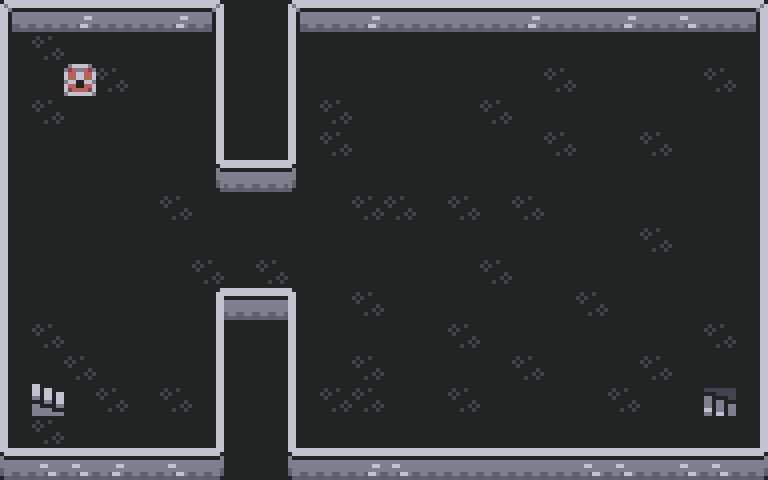

The image is a tile-based game level rendered from a .tmx file. Its description and complete source (layers, tilesets, objects, tile grids) follow:
An orthogonal 24x15 tile map with 32x32 px tiles, 2 tile layers (Base Level, Level Items) and 13 objects (6x wall, mob_spawn, chest, exit, player_spawn).

<map version="1.5" tiledversion="1.7.2" orientation="orthogonal" renderorder="right-down" width="24" height="15" tilewidth="32" tileheight="32" infinite="0" nextlayerid="8" nextobjectid="25">
 <tileset firstgid="1" name="Basic" tilewidth="32" tileheight="32" spacing="4" tilecount="154" columns="14">
  <image source="../colored_tilemap.png" width="500" height="392" />
 </tileset>
 <layer id="2" name="Base Level" width="24" height="15">
  <data encoding="csv">
1,2,60,2,2,60,4,16,16,1,2,60,2,2,2,2,60,2,2,60,2,59,2,4,
15,61,16,16,16,16,18,16,16,15,16,16,16,16,16,16,16,16,16,16,16,16,16,18,
15,16,16,61,16,16,18,16,16,15,16,16,16,16,16,16,16,61,16,16,16,16,61,18,
15,61,16,16,16,16,18,16,16,15,61,16,16,16,16,61,16,16,16,16,16,16,16,18,
15,16,16,16,16,16,18,16,16,15,61,16,16,16,16,16,16,61,16,16,61,16,16,18,
15,16,16,16,16,16,43,2,2,44,16,16,16,16,16,16,16,16,16,16,16,16,16,18,
15,16,16,16,16,61,16,16,16,16,16,61,61,16,61,16,61,16,16,16,16,16,16,18,
15,16,16,16,16,16,16,16,16,16,16,16,16,16,16,16,16,16,16,16,61,16,16,18,
15,16,16,16,16,16,61,16,61,16,16,16,16,16,16,61,16,16,16,16,16,16,16,18,
15,16,16,16,16,16,45,2,2,46,16,61,16,16,16,16,16,16,61,16,16,16,16,18,
15,61,16,16,16,16,18,16,16,15,16,16,16,16,61,16,16,16,16,16,16,16,61,18,
15,16,61,16,16,16,18,16,16,15,16,61,16,16,16,16,61,16,16,16,61,16,16,18,
15,16,16,61,16,61,18,16,16,15,61,61,16,16,61,16,16,16,16,61,16,16,61,18,
15,61,16,16,16,16,18,16,16,15,16,16,16,16,16,16,16,16,16,16,16,16,16,18,
29,59,59,60,2,59,32,16,16,29,2,60,59,2,2,2,2,2,59,59,2,59,59,32
</data>
 </layer>
 <layer id="5" name="Level Items" width="24" height="15">
  <data encoding="csv">
0,0,0,0,0,0,0,0,0,0,0,0,0,0,0,0,0,0,0,0,0,0,0,0,
0,0,0,0,0,0,0,0,0,0,0,0,0,0,0,0,0,0,0,0,0,0,0,0,
0,0,52,0,0,0,0,0,0,0,0,0,0,0,0,0,0,0,0,0,0,0,0,0,
0,0,0,0,0,0,0,0,0,0,0,0,0,0,0,0,0,0,0,0,0,0,0,0,
0,0,0,0,0,0,0,0,0,0,0,0,0,0,0,0,0,0,0,0,0,0,0,0,
0,0,0,0,0,0,0,0,0,0,0,0,0,0,0,0,0,0,0,0,0,0,0,0,
0,0,0,0,0,0,0,0,0,0,0,0,0,0,0,0,0,0,0,0,0,0,0,0,
0,0,0,0,0,0,0,0,0,0,0,0,0,0,0,0,0,0,0,0,0,0,0,0,
0,0,0,0,0,0,0,0,0,0,0,0,0,0,0,0,0,0,0,0,0,0,0,0,
0,0,0,0,0,0,0,0,0,0,0,0,0,0,0,0,0,0,0,0,0,0,0,0,
0,0,0,0,0,0,0,0,0,0,0,0,0,0,0,0,0,0,0,0,0,0,0,0,
0,0,0,0,0,0,0,0,0,0,0,0,0,0,0,0,0,0,0,0,0,0,0,0,
0,2147483696,0,0,0,0,0,0,0,0,0,0,0,0,0,0,0,0,0,0,0,0,47,0,
0,0,0,0,0,0,0,0,0,0,0,0,0,0,0,0,0,0,0,0,0,0,0,0,
0,0,0,0,0,0,0,0,0,0,0,0,0,0,0,0,0,0,0,0,0,0,0,0
</data>
 </layer>
 <objectgroup id="7" name="Walls">
  <object id="9" type="wall" x="0.558919" y="0" width="768" height="32" />
  <object id="10" type="wall" x="0" y="32" width="15.0199" height="414.718" />
  <object id="11" type="wall" x="752.213" y="33.5352" width="15.1825" height="414.159" />
  <object id="12" type="wall" x="0" y="447" width="770.75" height="32" />
  <object id="23" type="wall" x="210" y="0.919705" width="95" height="200" />
  <object id="24" type="wall" x="210" y="281.95" width="93" height="187.62" />
 </objectgroup>
 <objectgroup id="4" name="Objects">
  <object id="1" name="rat spawn" type="mob_spawn" x="659.414" y="106.643">
   <properties>
    <property name="mob_type" value="rat" />
   </properties>
   <point />
  </object>
  <object id="5" name="Treasure" type="chest" x="64.4795" y="65.8137" width="31.2995" height="31.2995">
   <properties>
    <property name="contents" value="tutorial_loot_1" />
   </properties>
  </object>
  <object id="7" name="Exit" type="exit" x="705.158" y="385.669" width="33.5352" height="29.6227">
   <properties>
    <property name="target_level" type="int" value="2" />
   </properties>
  </object>
  <object id="13" x="107.095" y="55.1536" width="99.7227" height="32.8759">
   <text fontfamily="MS Shell Dlg 2" pixelsize="27" wrap="1" color="#ffffff">Loot Me</text>
  </object>
  <object id="19" x="565.387" y="381.817" width="131.744" height="33.7956">
   <text fontfamily="MS Shell Dlg 2" pixelsize="27" wrap="1" color="#ffffff">Next Level</text>
  </object>
  <object id="20" name="spawn" type="player_spawn" x="98.4085" y="391.795">
   <point />
  </object>
  <object id="21" x="349.291" y="60.8173" width="174.219" height="32.8759">
   <text fontfamily="MS Shell Dlg 2" pixelsize="27" wrap="1" color="#ffffff">Click To Attack</text>
  </object>
 </objectgroup>
</map>